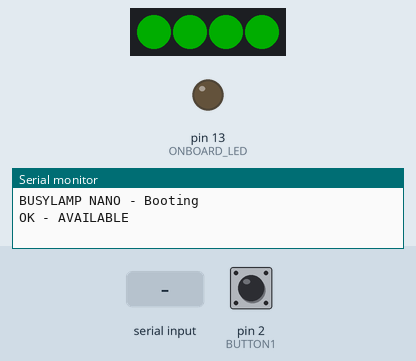
Recording of a sketch running on a simulated Arduino Nano, built with avr-gcc and run on an emulated ATmega328P. Parts: 4 RGB LEDs in strip order, left to right, output pins drawn as LEDs (lit = HIGH), the last lines printed to the serial monitor. The inputs (shaded band) are chosen by the test bench; at power-on: pin 2 (BUTTON1) HIGH. Dim RGB values are drawn brighter than linear.

Above: at 1.8 s.
1.9 s: pin 2 (BUTTON1) pulled LOW for 0.15 s
At 2.5 s:
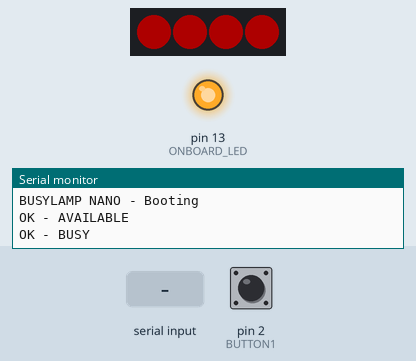
3.5 s: "M\n" received over Serial
At 4.7 s:
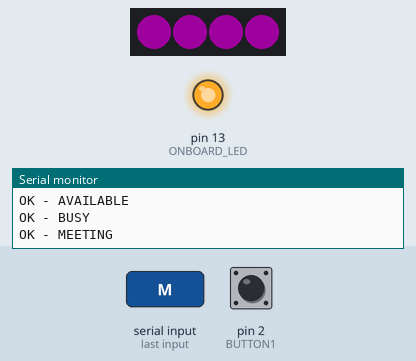
5.0 s: "A\n" received over Serial
At 6.0 s:
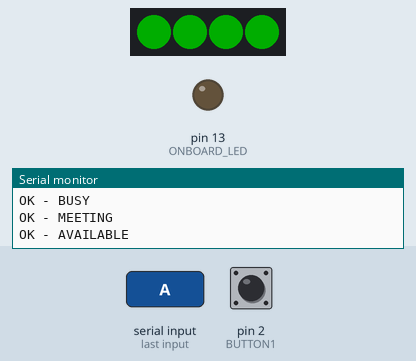
6.5 s: "B\n" received over Serial
At 7.2 s:
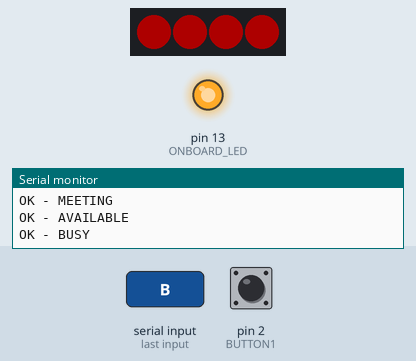
Timing chart, 0 to 9.0 s (numbered marks = the images above; inputs shaded):
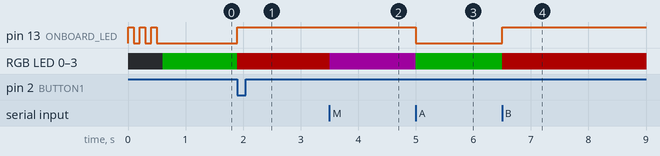

Measured:
- after the input at 1.9 s, pin 13 (ONBOARD_LED): LOW → HIGH at once; RGB LED 0–3: RGB(0, 50, 0) → RGB(50, 0, 0) at once
- after the input at 3.5 s, RGB LED 0–3: RGB(50, 0, 0) → RGB(30, 0, 30) at once
- after the input at 5.0 s, pin 13 (ONBOARD_LED): HIGH → LOW at once; RGB LED 0–3: RGB(30, 0, 30) → RGB(0, 50, 0) at once
- after the input at 6.5 s, pin 13 (ONBOARD_LED): LOW → HIGH at once; RGB LED 0–3: RGB(0, 50, 0) → RGB(50, 0, 0) at once

The sketch:

Busylight-Serial-Nano.ino
```cpp
//
// Arduino Nano USB desktop busylight
//

/* Application notes
 * The Nano is not capable of emulating HID (keyboard)
 */

// Define connections
#define ONBOARD_LED     LED_BUILTIN
#define BUTTON1         2
#define DEBOUNCE        80     // milliseconds to wait for debouncing

#define PIXELS          5
#define NUMPIXELS       4
#define BRIGHTNESS      50     // 0-255
#define SPEED           100     // For transitions

#define PXL_RED       0xFF0000
#define PXL_GREEN     0x00FF00
#define PXL_BLUE      0x0000FF
#define PXL_MAGENTA   0x990099

// FX
#define PXL_ORANGE    0xFF4500
#define PXL_SOFTORANGE    0x0C0300  // 5%

#define STATE_AVAILABLE 0
#define STATE_BUSY      1
#define STATE_MEETING   2
#define STATE_WAVE      3

#include <Adafruit_NeoPixel.h>    // this lib is pretty big, may need to look for something more lightweight https://blog.podkalicki.com/attiny13-controlling-leds-ws2811ws2812/ perhaps?

// State
int state = STATE_AVAILABLE;

// Buttons
byte button1_state;
byte button2_state;
unsigned long debouncetimer;

// Serial comm
int serialbyte = 0;
String serialcmd = "";

// FX
byte pos;

// Pixels
Adafruit_NeoPixel strip = Adafruit_NeoPixel(NUMPIXELS, PIXELS, NEO_GRB + NEO_KHZ800);
unsigned long ledtimer;

void setup() {
  pinMode(ONBOARD_LED, OUTPUT);
  pinMode(BUTTON1, INPUT_PULLUP);

  Serial.begin(115200);
  while (!Serial) {
    ; // wait for serial port to connect. Needed for native USB port only
  }
  // Banner
  Serial.println("BUSYLAMP NANO - Booting");   // send an initial string

  // Give a visual indication of program start - flash a few times
  for (int i = 0; i < 3; i++) {
    digitalWrite(ONBOARD_LED, HIGH);   // turn the LED on (HIGH is the voltage level)
    delay(100);               // wait for a second
    digitalWrite(ONBOARD_LED, LOW);    // turn the LED off by making the voltage LOW
    delay(100);
  }

  // initialize WS2812 LED pixels
  strip.begin();
  strip.setBrightness(BRIGHTNESS);
  setAVAILABLE();
}

void processcommand(String cmd) {
  if(cmd.substring(0,1).equalsIgnoreCase("A")) {  // A for AVAILABLE (shortest combo possible)
    // Set state to AVAILABLE
    setAVAILABLE();
  } else if(cmd.substring(0,1).equalsIgnoreCase("B")) { // B for BUSY (shortest combo possible)
    // Set state to BUSY
    setBUSY();
  } else if(cmd.substring(0,1).equalsIgnoreCase("M")) { // M for MEETING (shortest combo possible)
    // Set state to MEETING
    setMEETING();
  } else if(cmd.substring(0,3).equalsIgnoreCase("\\O/")) { // W for WAVE (shortest combo possible)
    // Set state to WAVE
    setWAVE();

  // Fallthrough
  } else {
    Serial.println("ERR - Unhandled input: " + cmd);
  }
}

void setAVAILABLE() {
  digitalWrite(ONBOARD_LED, LOW);
  strip.fill(PXL_GREEN, 0, NUMPIXELS);
  strip.show();
  Serial.println("OK - AVAILABLE");
  state = STATE_AVAILABLE;
}

void setBUSY() {
  digitalWrite(ONBOARD_LED, HIGH);
  strip.fill(PXL_RED, 0, NUMPIXELS);
  strip.show();
  Serial.println("OK - BUSY");
  state = STATE_BUSY;
}

void setMEETING() {
  digitalWrite(ONBOARD_LED, HIGH);
  strip.fill(PXL_MAGENTA, 0, NUMPIXELS);
  strip.show();
  Serial.println("OK - MEETING");
  state = STATE_MEETING;
}

void setWAVE() {
  digitalWrite(ONBOARD_LED, HIGH);
  Serial.println("OK - WAVE");
  strip.setBrightness(255);
  pos = 0;
  state = STATE_WAVE;
  LEDstep();
}

void LEDstep() {
  if(state == STATE_WAVE) {
    strip.fill(0, 0, NUMPIXELS);
    strip.fill(PXL_SOFTORANGE, pos, 1);
    int nxt = pos + 1;
    if(nxt > NUMPIXELS-1) nxt = 0;
    strip.fill(PXL_ORANGE, nxt, 1);
    nxt = nxt + 1;
    if(nxt > NUMPIXELS-1) nxt = 0;
    strip.fill(PXL_SOFTORANGE, nxt, 1);
    strip.show();
  }
  pos++;
  if(pos > NUMPIXELS-1) pos = 0;
}

void loop() {

  // Check for serial input
  while(Serial.available() > 0) {
    serialbyte = Serial.read();// read the incoming data byte
    if(((serialbyte==10) || (serialbyte==13)) && (serialcmd!="")) {
      // Process a complete command
      processcommand(serialcmd);
      serialcmd = "";
    } else {
      serialcmd += char(serialbyte);
    }
  }

  // Check for button activity
  if (digitalRead(BUTTON1) == LOW && button1_state == 0) {
    // check if enough time has passed to consider it a switch press
    if ((millis() - debouncetimer) > DEBOUNCE) {
      button1_state=1;
      if(state == STATE_AVAILABLE) {
        setBUSY();
      } else if(state == STATE_BUSY) {
        setMEETING();
      } else {
        setAVAILABLE();
      }
      debouncetimer = millis();
    }
  } else {
    if (button1_state == 1 && digitalRead(BUTTON1) == HIGH){
      button1_state=0;
    }
  }

  // Perform LED transition if needed
  if ((millis() - ledtimer) > SPEED) {
    LEDstep();
    ledtimer = millis();
  }

}
```
